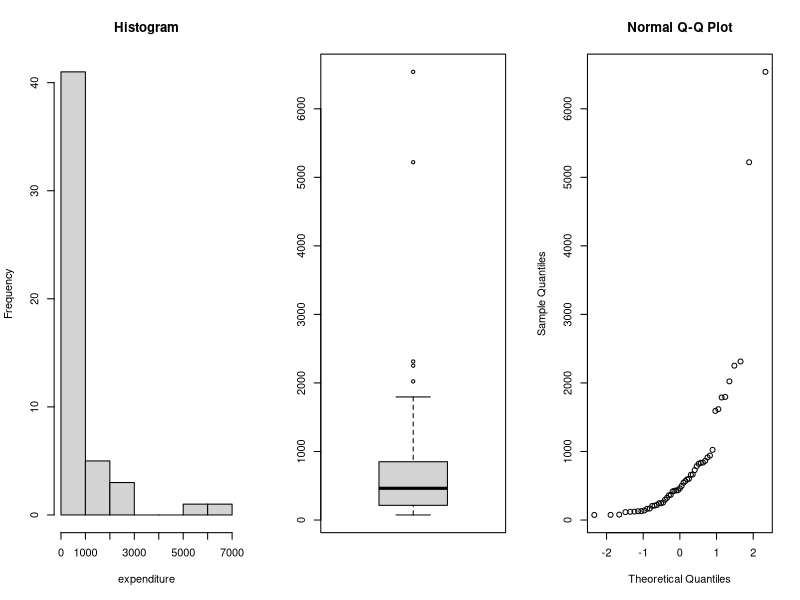

Source code (R): (Note: this script raises an error after producing the figure.)
## ---- chunk 1
set.seed(111)
knitr::opts_chunk$set(echo = TRUE)
options(digits=3)
library(car)
library(glmnet)
## ---- chunk 2
data=read.table(file="expensescrime.txt",header=TRUE)
data=data[,-1]
par(mfrow=c(1,3))
hist(data$expend, xlab='expenditure',main='Histogram')
boxplot(data$expend)
qqnorm(data$expend)
## ---- chunk 3
# TODO: lijn toevoegen van linear model, titels toevoegen, labels toevoegen
par(mfrow=(c(5,4)))

model <- lm(expend~bad, data=data)
plot(data$bad,data$expend, 
main='Scatter expend,bad',xlab='bad',ylab='expend')
abline(model, col='blue')
plot(data$bad,residuals(model), main='Residuals vs. bad',xlab='bad',ylab='expend')
qqnorm(residuals(model), main='QQ-plot residuals')
plot(1:length(data$bad), cooks.distance(model), type='b', main="Cook's distances",xlab="index",ylab="Cook's distance")
abline(h=1, col="red")

model <- lm(expend~crime, data=data)
plot(data$crime,data$expend, 
main='Scatter expend,crime',xlab='crime',ylab='expend')
abline(model, col='blue')
plot(data$crime,residuals(model), main='Residuals vs. crime',xlab='crime',ylab='expend')
qqnorm(residuals(model), main='QQ-plot residuals')
plot(1:length(data$crime), cooks.distance(model), type='b', main="Cook's distances",xlab="index",ylab="Cook's distance")
abline(h=1, col="red")

model <- lm(expend~lawyers, data=data)
plot(data$lawyers,data$expend, 
main='Scatter expend,lawyers',xlab='lawyers',ylab='expend')
abline(model, col='blue')
plot(data$lawyers,residuals(model), main='Residuals vs. lawyers',xlab='lawyers',ylab='expend')
qqnorm(residuals(model), main='QQ-plot residuals')
plot(1:length(data$lawyers), cooks.distance(model), type='b', main="Cook's distances",xlab="index",ylab="Cook's distance")
abline(h=1, col="red")

model <- lm(expend~employ, data=data)
plot(data$employ,data$expend, 
main='Scatter expend,employ',xlab='employ',ylab='expend')
abline(model, col='blue')
plot(data$employ,residuals(model), main='Residuals vs. employ',xlab='employ',ylab='expend')
qqnorm(residuals(model), main='QQ-plot residuals')
plot(1:length(data$employ), cooks.distance(model), type='b', main="Cook's distances",xlab="index",ylab="Cook's distance")
abline(h=1, col="red")

model <- lm(expend~pop, data=data)
plot(data$pop,data$expend, 
main='Scatter expend,pop',xlab='pop',ylab='expend')
abline(model, col='blue')
plot(data$pop,residuals(model), main='Residuals vs. pop',xlab='pop',ylab='expend')
qqnorm(residuals(model), main='QQ-plot residuals')
plot(1:length(data$pop), cooks.distance(model), type='b', main="Cook's distances",xlab="index",ylab="Cook's distance")
abline(h=1, col="red")

## ---- chunk 4
pairs(data)
## ---- chunk 5
round(cor(data),2)
## ---- chunk 6
model <- lm(expend~bad+crime+lawyers+employ+pop,data=data)
vif(model)
## ---- chunk 7
model <- lm(expend~employ,data=data)
summary(model)[[4]];summary(model)[[8]]
## ---- chunk 8
model <- lm(expend~employ+lawyers,data=data)
summary(model)[[4]];summary(model)[[8]]
## ---- chunk 9
model <- lm(expend~employ+lawyers+bad,data=data)
summary(model)[[4]];summary(model)[[8]]
## ---- chunk 10
model <- lm(expend~employ+lawyers+pop,data=data)
summary(model)[[4]];summary(model)[[8]]
## ---- chunk 11
model <- lm(expend~employ+lawyers, data=data)
newxdata=data.frame(bad=50,crime=5000,lawyers=5000,employ=5000,pop=5000)
predict(model,newxdata,interval='prediction')
## ---- chunk 12
x=as.matrix(data[,-1]) #remove the response variable
y=as.double(as.matrix(data[,1])) #only the response variable
train=sample(1:nrow(x),0.67*nrow(x)) # train by using 2/3 of the data
x.train=x[train,]; y.train=y[train]  # data to train
x.test=x[-train,]; y.test=y[-train] # data to test the prediction quality
lasso.mod=glmnet(x.train,y.train,alpha=1)
lasso.cv=cv.glmnet(x.train,y.train,alpha=1,type.measure='mse')

par(mfrow=c(1,2))
plot(lasso.mod,label=T,xvar="lambda")  #have a look at the lasso path
plot(lasso.cv) # the best lambda by cross-validation
## ---- chunk 13
lambda.min=lasso.cv$lambda.min; lambda.1se=lasso.cv$lambda.1se
coef(lasso.mod,s=lasso.cv$lambda.1se) #beta’s for the best lambda
## ---- chunk 14
y.pred=predict(lasso.mod,s=lambda.1se,newx=x.test) #predict for test
mean((y.test-y.pred)^2)#mse for the predicted test rows
## ---- chunk 15
y.pred=predict(model,newx=x.test)
mean((y.test-y.pred)^2)
